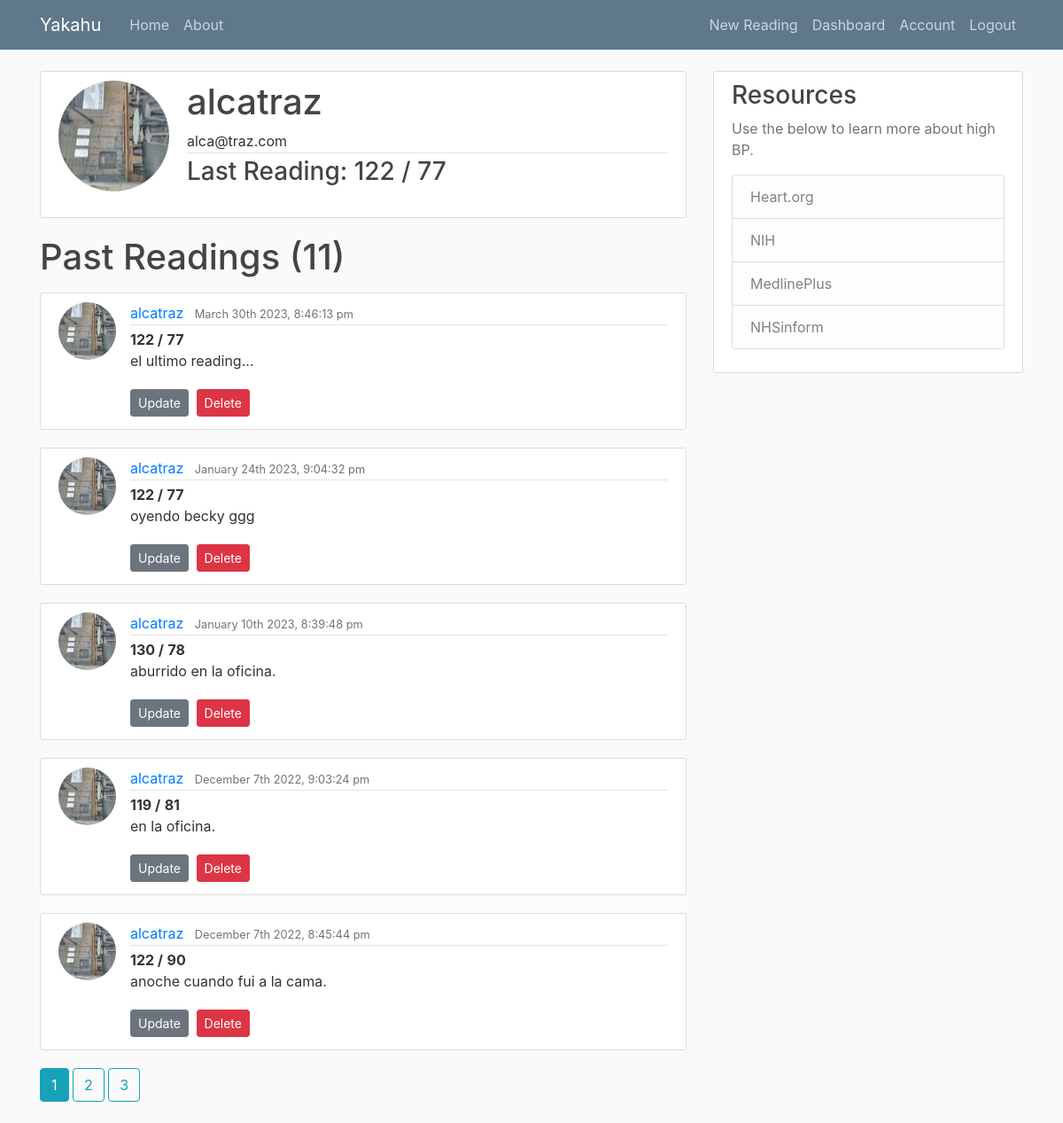
/user/alcatraz (signed in), run on the app's committed database.
### mbp/models.py (models this page shows, shortened)
class User(db.Model, UserMixin):
    id = db.Column(db.Integer, primary_key=True)
    username = db.Column(db.String(20), unique=True, nullable=False)
    email = db.Column(db.String(120), unique=True, nullable=False)
    image_file = db.Column(db.String(20), nullable=False, default='default.jpg')
    password = db.Column(db.String(60), nullable=False)
    readings = db.relationship('Reading', backref='user', lazy=True)

class Reading(db.Model):
    id = db.Column(db.Integer, primary_key=True)
    sys = db.Column(db.String(3), nullable=False)
    dia = db.Column(db.String(3), nullable=False)
    notes = db.Column(db.Text, nullable=False)
    date_posted = db.Column(db.DateTime, nullable=False, default=datetime.utcnow)
    user_id = db.Column(db.Integer, db.ForeignKey('user.id'), nullable=False)

### mbp/users/routes.py (the view)
@users.route('/user/<string:username>')
@login_required
def user_readings(username):
    image_file = url_for('static', filename='profile_pics/' + current_user.image_file)
    page = request.args.get('page', 1, type=int) #Grab the page we want. In this case page one. Set type integer as the page number.
    user = User.query.filter_by(username=username).first_or_404()
    lreading = Reading.query.filter_by(user=user).order_by(Reading.id.desc()).first()
    reading = Reading.query.filter_by(user=user)\
        .order_by(Reading.date_posted.desc())\
        .paginate(page=page, per_page=5) #Show 5 readings per page. Can use http://localhost:8000/home?page=3 to navigate to pages.
    return render_template('user_readings.html', title='User Dashboard', reading=reading, user=user, username=username, image_file=image_file, lreading=lreading)

### mbp/models.py (called while the page is built)
@login_manager.user_loader
def load_user(user_id):
    return User.query.get(int(user_id))

### mbp/templates/user_readings.html (shortened to what this page needs)
{% extends "base.html" %}
{% block content %}
<div class="content-section">
    <div class="media">
      <img class="rounded-circle account-img" src="{{ image_file }}">
      <div class="media-body">
        <h2 class="account-heading">{{ current_user.username }}</h2>
        <p class="article-metadata">{{ current_user.email }}</p>
        <h3 class="mb-lg-4">Last Reading: {{ lreading.sys }} / {{ lreading.dia}}</h3>
      </div>
    </div>
  </div>
    <h1 class="mb-3">Past Readings  ({{ reading.total }})</h1>
    {% for reading in reading.items %}
    <article class="media content-section">
      <img class="rounded-circle article-img" src="{{ url_for('static', filename='profile_pics/' + reading.user.image_file) }}" />
      <div class="media-body">
        <div class="article-metadata">
          <a class="mr-2" href="{{ url_for('users.user_readings', username=reading.user.username) }}">{{ reading.user.username }}</a>
          <small class="text-muted">{{ moment(reading.date_posted).format('MMMM Do YYYY, h:mm:ss a') }}</small>
        </div>
        <text class="font-weight-bold">{{ reading.sys }} /</text>
          <text class="font-weight-bold">{{ reading.dia}}</text>
          <p class="article-content">{{ reading.notes }}</p>
          <a class="btn btn-secondary btn-sm mt-1 mb-1" href="{{ url_for('readings.update_reading', reading_id=reading.id) }}">Update</a>
        <button type="button" class="btn btn-danger btn-sm m-1" data-toggle="modal" data-target="#deleteModal">Delete</button>
      </div>
    </article>
    {% endfor %}
    {% for page_num in reading.iter_pages(left_edge=1, right_edge=1, left_current=1, right_current=2) %}
      {% if page_num %}
        {% if reading.page == page_num %}
          <a class="btn btn-info mb-4" href="{{ url_for('users.user_readings', username=user.username, page=page_num) }}">{{ page_num }}</a>
        {% else %}
          <a class="btn btn-outline-info mb-4" href="{{ url_for('users.user_readings', username=user.username, page=page_num) }}">{{ page_num }}</a>
        {% endif %}
      {% else %}
        ...
      {% endif %}
    {% endfor %}
{% endblock content %}

### mbp/static/css/main.css (style rules this page uses)
body { background: #fafafa; color: #333333; margin-top: 5rem; }
h1, h2, h3, h4, h5, h6 { color: #444444; }
.content-section { background: #ffffff; padding: 10px 20px; border: 1px solid #dddddd; border-radius: 3px; margin-bottom: 20px; }
.article-content { white-space: pre-line; }
.article-img { height: 65px; width: 65px; margin-right: 16px; }
.article-metadata { padding-bottom: 1px; margin-bottom: 4px; border-bottom: 1px solid #e3e3e3 }
.account-img { height: 125px; width: 125px; margin-right: 20px; margin-bottom: 16px; }
.account-heading { font-size: 2.5rem; }

### data on the page
User: username "alcatraz", email "alca@traz.com"
Reading: sys "122", dia "77", image_file (picture), user.username "alcatraz", date_posted "March 30th 2023, 8:46:13 pm", notes "el ultimo reading..."
Reading: image_file (picture), user.username "alcatraz", date_posted "January 24th 2023, 9:04:32 pm", sys "122", dia "77", notes "oyendo becky ggg"
Reading: image_file (picture), user.username "alcatraz", date_posted "January 10th 2023, 8:39:48 pm", sys "130", dia "78", notes "aburrido en la oficina."
Reading: image_file (picture), user.username "alcatraz", date_posted "December 7th 2022, 9:03:24 pm", sys "119", dia "81", notes "en la oficina."
Reading: image_file (picture), user.username "alcatraz", date_posted "December 7th 2022, 8:45:44 pm", sys "122", dia "90", notes "anoche cuando fui a la cama."

### other printed values
{{ reading.total }} "11"
{{ page_num }} "1"
{{ page_num }} "2" "3"
